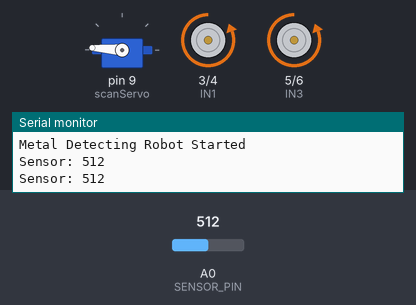
Recording of a sketch running on a simulated Arduino Uno, built with avr-gcc and run on an emulated ATmega328P. Parts: servo, motor-driver pin pairs drawn as motors (green arrow = first pin HIGH = forward, orange = second pin HIGH = backward, longer = more drive, scaled by the enable pin), the last lines printed to the serial monitor. The test bench sets the inputs (shaded band); at power-on: A0 (SENSOR_PIN) = 512.

Above: at 2.1 s.
2.2 s: A0 (SENSOR_PIN) set to 786
At 2.56 s:
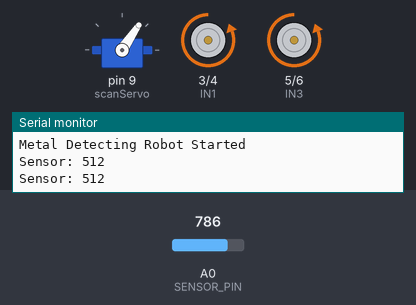
5.7 s: A0 (SENSOR_PIN) set to 813
At 7.7 s:
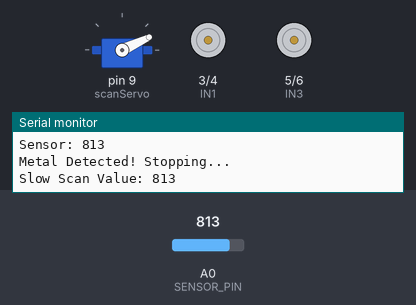
9.2 s: A0 (SENSOR_PIN) set to 790
At 9.68 s:
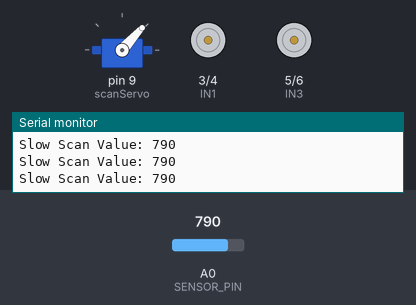
Timing chart, 0 to 18.7 s (numbered marks = the images above; inputs shaded):
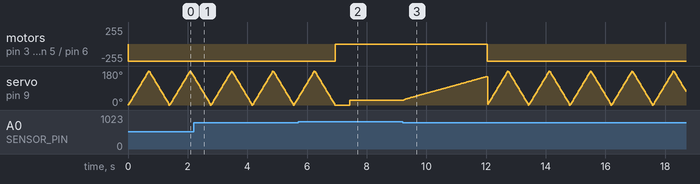

The sketch:

final_year_project.ino
```cpp
#include <Servo.h>

Servo scanServo;

// -------- MOTOR PINS --------
#define ENA 2
#define IN1 3
#define IN2 4
#define ENB 7
#define IN3 5
#define IN4 6

// -------- SENSOR --------
#define SENSOR_PIN A0
#define THRESHOLD 800

int sensorValue = 0;
bool metalFound = false;

void setup() {
  // Motor pins
  pinMode(ENA, OUTPUT);
  pinMode(IN1, OUTPUT);
  pinMode(IN2, OUTPUT);
  pinMode(ENB, OUTPUT);
  pinMode(IN3, OUTPUT);
  pinMode(IN4, OUTPUT);

  // Sensor
  pinMode(SENSOR_PIN, INPUT);

  // Servo
  scanServo.attach(9);
  scanServo.write(80);

  Serial.begin(9600);
  Serial.println("Metal Detecting Robot Started");
}

// ---------------- MOTOR FUNCTIONS ----------------
void moveForward() {
  digitalWrite(IN1, LOW);
  digitalWrite(IN2, HIGH);
  digitalWrite(IN3,  LOW);
  digitalWrite(IN4, HIGH);
  analogWrite(ENA, 130);
  analogWrite(ENB, 130);
}

void stopCar() {
    digitalWrite(IN1, LOW);
  digitalWrite(IN2, LOW);
  digitalWrite(IN3, LOW);
  digitalWrite(IN4, LOW);
  analogWrite(ENA, 0);
  analogWrite(ENB, 0);
}

// ---------------- SERVO SCAN ----------------
void fastScan() {
  for (int pos = 0; pos <= 180; pos += 4) {
    scanServo.write(pos);
    delay(15);
  }
  for (int pos = 180; pos >= 0; pos -= 4) {
    scanServo.write(pos);
    delay(15);
  }
}

void slowScanAndDetect() {
  for (int pos = 25; pos <= 150; pos += 1) {
    scanServo.write(pos);
    delay(15);

    sensorValue = analogRead(SENSOR_PIN);
    Serial.print("Slow Scan Value: ");
    Serial.println(sensorValue);

    if (sensorValue > THRESHOLD) {
      while(true)
      {
         sensorValue = analogRead(SENSOR_PIN);
          scanServo.write(pos);
          if (sensorValue < THRESHOLD)
          {
            break;
          }
         delay(15);
      }


    }
  }
}

// ---------------- MAIN LOOP ----------------
void loop() {

  sensorValue = analogRead(SENSOR_PIN);
  Serial.print("Sensor: ");
  Serial.println(sensorValue);

  if (sensorValue > THRESHOLD) {
      Serial.println("Metal Detected! Stopping...");
      stopCar();
      delay(500);
      slowScanAndDetect();
    }
  else {
    // Metal found → STOP FOREVER
     moveForward();
    fastScan();
  }
}
```

Measured:
- the behaviour switches between 800 and 801 on A0 (SENSOR_PIN) (found by bisection; images 1 and 2)
- after the input at 5.7 s, motor on pin 3 (IN1) / pin 4 (IN2), motor on pin 5 (IN3) / pin 6 (IN4): backward 255/255 → stopped after 1.2 s
